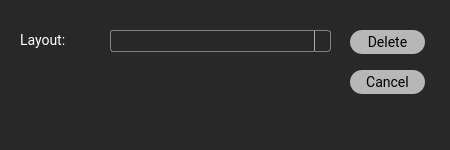
<?xml version="1.0" encoding="UTF-8"?>
<ui version="4.0">
 <class>DialogDeleteWorkspace</class>
 <widget class="QDialog" name="DialogDeleteWorkspace">
  <property name="geometry">
   <rect>
    <x>0</x>
    <y>0</y>
    <width>450</width>
    <height>150</height>
   </rect>
  </property>
  <property name="sizePolicy">
   <sizepolicy hsizetype="Fixed" vsizetype="Fixed">
    <horstretch>0</horstretch>
    <verstretch>0</verstretch>
   </sizepolicy>
  </property>
  <property name="minimumSize">
   <size>
    <width>450</width>
    <height>150</height>
   </size>
  </property>
  <property name="windowTitle">
   <string>Delete Layout</string>
  </property>
  <property name="styleSheet">
   <string notr="true">QWidget
{
border-color:#282828;
selection-background-color: #282828;
selection-color: #ffffff;
font-family:Roboto;
font-size:14px;
background-color:#282828;
color:#ffffff;
}

QComboBox:disabled {
    border: 1px solid #404040;

}

QComboBox::drop-down:disabled
{
    border-left-color: #404040;

}
QComboBox {
    border: 1px solid gray;
    border-radius: 3px;
    padding: 1px 18px 1px 3px;
    min-width: 6em;
}

QComboBox:editable {
    background: #333;
}

QComboBox:!editable, QComboBox::drop-down:editable {
     background: ;
}

/* QComboBox gets the &quot;on&quot; state when the popup is open */
QComboBox:!editable:on, QComboBox::drop-down:editable:on {
    background: qlineargradient(x1: 0, y1: 0, x2: 0, y2: 1,
                                stop: 0 #D3D3D3, stop: 0.4 #D8D8D8,
                                stop: 0.5 #DDDDDD, stop: 1.0 #E1E1E1);
}

QComboBox:on { /* shift the text when the popup opens */
    padding-top: 3px;
    padding-left: 4px;
}

QComboBox::drop-down {
    subcontrol-origin: padding;
    subcontrol-position: top right;
    width: 15px;

    border-left-width: 1px;
    border-left-color: darkgray;
    border-left-style: solid; /* just a single line */
    border-top-right-radius: 3px; /* same radius as the QComboBox */
    border-bottom-right-radius: 3px;
}

QComboBox::down-arrow:on { /* shift the arrow when popup is open */
    top: 1px;
    left: 1px;
}

QSlider::groove:horizontal { 
	background-color: #404040;
	height: 4px; 
	border-radius: 4px;
}
QSlider::handle:horizontal { 
	background-color: #009379/*main*/; 
	border: 2px solid #009379/*main*/; 
	width: 11px; 
	height: 20px; 
	line-height: 20px; 
	margin-top: -5px; 
	margin-bottom: -5px; 
	border-radius: 7px; 
}

QSlider::handle:horizontal:hover { 
	background-color: #00c09e; 
	border: 2px solid #00c09e; 
}


QSlider::sub-page:horizontal {
background-color:#009379/*main*/; 
}
QWidget:disabled
{
color:#404040;

}
QSlider::handle:disabled { 
	background-color: #404040; 
	border: 2px solid #404040; 
}
QSlider::sub-page:horizontal:disabled {
background-color:#404040; 
}

QLineEdit {
    border: 1px solid gray;
    border-radius: 3px;
    padding: 1px 18px 1px 3px;
    min-width: 6em;
}
QPushButton
{
font-family:roboto;
background-color: #b7b7b7;
border-radius: 12px;
padding:6px;
font-size:14px;
color:#000;
}</string>
  </property>
  <widget class="QPushButton" name="buttonDelete">
   <property name="geometry">
    <rect>
     <x>350</x>
     <y>30</y>
     <width>75</width>
     <height>24</height>
    </rect>
   </property>
   <property name="text">
    <string>Delete</string>
   </property>
  </widget>
  <widget class="QPushButton" name="buttonCancel">
   <property name="geometry">
    <rect>
     <x>350</x>
     <y>70</y>
     <width>75</width>
     <height>24</height>
    </rect>
   </property>
   <property name="text">
    <string>Cancel</string>
   </property>
  </widget>
  <widget class="QComboBox" name="comboBoxWorkspace">
   <property name="geometry">
    <rect>
     <x>110</x>
     <y>30</y>
     <width>221</width>
     <height>22</height>
    </rect>
   </property>
  </widget>
  <widget class="QLabel" name="label">
   <property name="geometry">
    <rect>
     <x>20</x>
     <y>20</y>
     <width>81</width>
     <height>41</height>
    </rect>
   </property>
   <property name="text">
    <string>Layout:</string>
   </property>
  </widget>
 </widget>
 <resources/>
 <connections/>
</ui>
